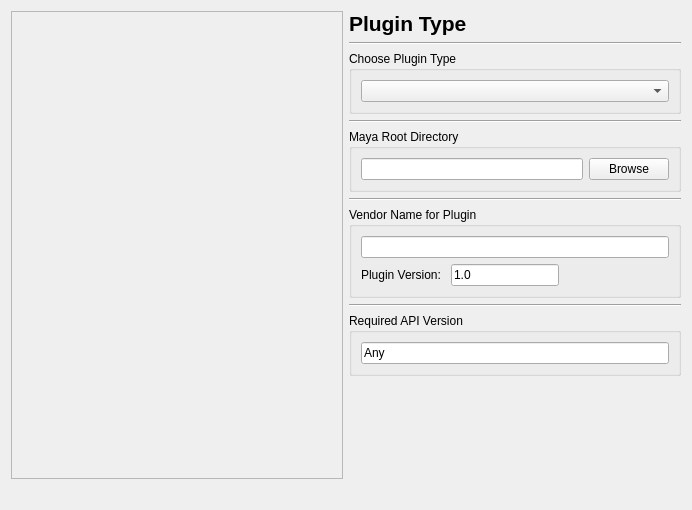
<?xml version="1.0" encoding="UTF-8"?>
<ui version="4.0">
 <class>PluginTypeChoicePage</class>
 <widget class="QWidget" name="PluginTypeChoicePage">
  <property name="geometry">
   <rect>
    <x>0</x>
    <y>0</y>
    <width>692</width>
    <height>510</height>
   </rect>
  </property>
  <property name="windowTitle">
   <string>Form</string>
  </property>
  <layout class="QGridLayout" name="gridLayout">
   <item row="0" column="1">
    <layout class="QVBoxLayout" name="verticalLayout_2">
     <item>
      <widget class="QLabel" name="lbl_pluginTypeTitle">
       <property name="font">
        <font>
         <pointsize>16</pointsize>
         <weight>75</weight>
         <bold>true</bold>
        </font>
       </property>
       <property name="text">
        <string>Plugin Type</string>
       </property>
      </widget>
     </item>
     <item>
      <widget class="Line" name="line">
       <property name="orientation">
        <enum>Qt::Horizontal</enum>
       </property>
      </widget>
     </item>
     <item>
      <widget class="QGroupBox" name="gbox_pluginType">
       <property name="title">
        <string>Choose Plugin Type</string>
       </property>
       <layout class="QVBoxLayout" name="verticalLayout">
        <item>
         <widget class="QComboBox" name="cmbo_pluginType"/>
        </item>
       </layout>
      </widget>
     </item>
     <item>
      <widget class="Line" name="line_2">
       <property name="orientation">
        <enum>Qt::Horizontal</enum>
       </property>
      </widget>
     </item>
     <item>
      <widget class="QGroupBox" name="gbox_mayaLoc">
       <property name="title">
        <string>Maya Root Directory</string>
       </property>
       <layout class="QHBoxLayout" name="horizontalLayout_4">
        <item>
         <widget class="QLineEdit" name="line_mayaLoc"/>
        </item>
        <item>
         <widget class="QPushButton" name="btn_browseForMayaLoc">
          <property name="text">
           <string>Browse</string>
          </property>
         </widget>
        </item>
       </layout>
      </widget>
     </item>
     <item>
      <widget class="Line" name="line_3">
       <property name="orientation">
        <enum>Qt::Horizontal</enum>
       </property>
      </widget>
     </item>
     <item>
      <widget class="QGroupBox" name="gbox_vendorName">
       <property name="title">
        <string>Vendor Name for Plugin</string>
       </property>
       <layout class="QGridLayout" name="gridLayout_2">
        <item row="2" column="0">
         <widget class="QLabel" name="lbl_pluginVersion">
          <property name="text">
           <string>Plugin Version: </string>
          </property>
         </widget>
        </item>
        <item row="2" column="1">
         <widget class="QLineEdit" name="line_pluginVersion">
          <property name="text">
           <string>1.0</string>
          </property>
         </widget>
        </item>
        <item row="2" column="2">
         <spacer name="horizontalSpacer_2">
          <property name="orientation">
           <enum>Qt::Horizontal</enum>
          </property>
          <property name="sizeHint" stdset="0">
           <size>
            <width>40</width>
            <height>20</height>
           </size>
          </property>
         </spacer>
        </item>
        <item row="0" column="0" colspan="3">
         <widget class="QLineEdit" name="line_vendorName"/>
        </item>
       </layout>
      </widget>
     </item>
     <item>
      <widget class="Line" name="line_4">
       <property name="orientation">
        <enum>Qt::Horizontal</enum>
       </property>
      </widget>
     </item>
     <item>
      <widget class="QGroupBox" name="gbox_reqAPIVersion">
       <property name="title">
        <string>Required API Version</string>
       </property>
       <layout class="QVBoxLayout" name="verticalLayout_4">
        <item>
         <widget class="QLineEdit" name="line_reqAPIVersion">
          <property name="text">
           <string>Any</string>
          </property>
         </widget>
        </item>
       </layout>
      </widget>
     </item>
     <item>
      <spacer name="verticalSpacer">
       <property name="orientation">
        <enum>Qt::Vertical</enum>
       </property>
       <property name="sizeHint" stdset="0">
        <size>
         <width>20</width>
         <height>40</height>
        </size>
       </property>
      </spacer>
     </item>
    </layout>
   </item>
   <item row="0" column="0">
    <widget class="QFrame" name="frame">
     <property name="frameShape">
      <enum>QFrame::StyledPanel</enum>
     </property>
     <property name="frameShadow">
      <enum>QFrame::Raised</enum>
     </property>
     <layout class="QVBoxLayout" name="verticalLayout_3">
      <item>
       <widget class="QLabel" name="lbl_image">
        <property name="text">
         <string/>
        </property>
        <property name="pixmap">
         <pixmap resource="../res/TemplateFramework.qrc">:/Framework/pageImage</pixmap>
        </property>
        <property name="scaledContents">
         <bool>true</bool>
        </property>
       </widget>
      </item>
     </layout>
    </widget>
   </item>
   <item row="1" column="0">
    <spacer name="horizontalSpacer">
     <property name="orientation">
      <enum>Qt::Horizontal</enum>
     </property>
     <property name="sizeHint" stdset="0">
      <size>
       <width>40</width>
       <height>20</height>
      </size>
     </property>
    </spacer>
   </item>
  </layout>
 </widget>
 <resources>
  <include location="../res/TemplateFramework.qrc"/>
 </resources>
 <connections/>
</ui>
